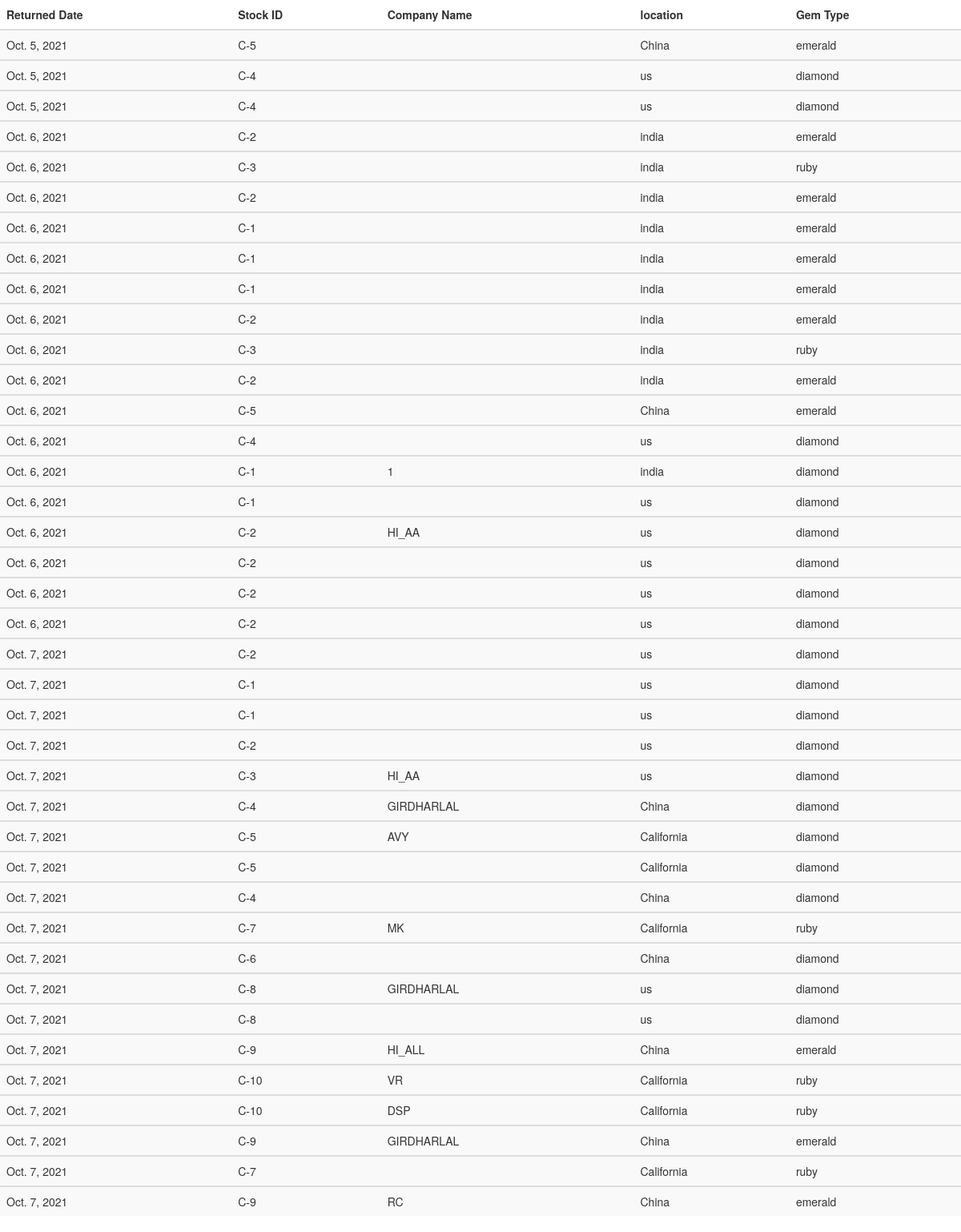
/displaysalesreturn_cs (signed in), run on an earlier commit of the app's database.
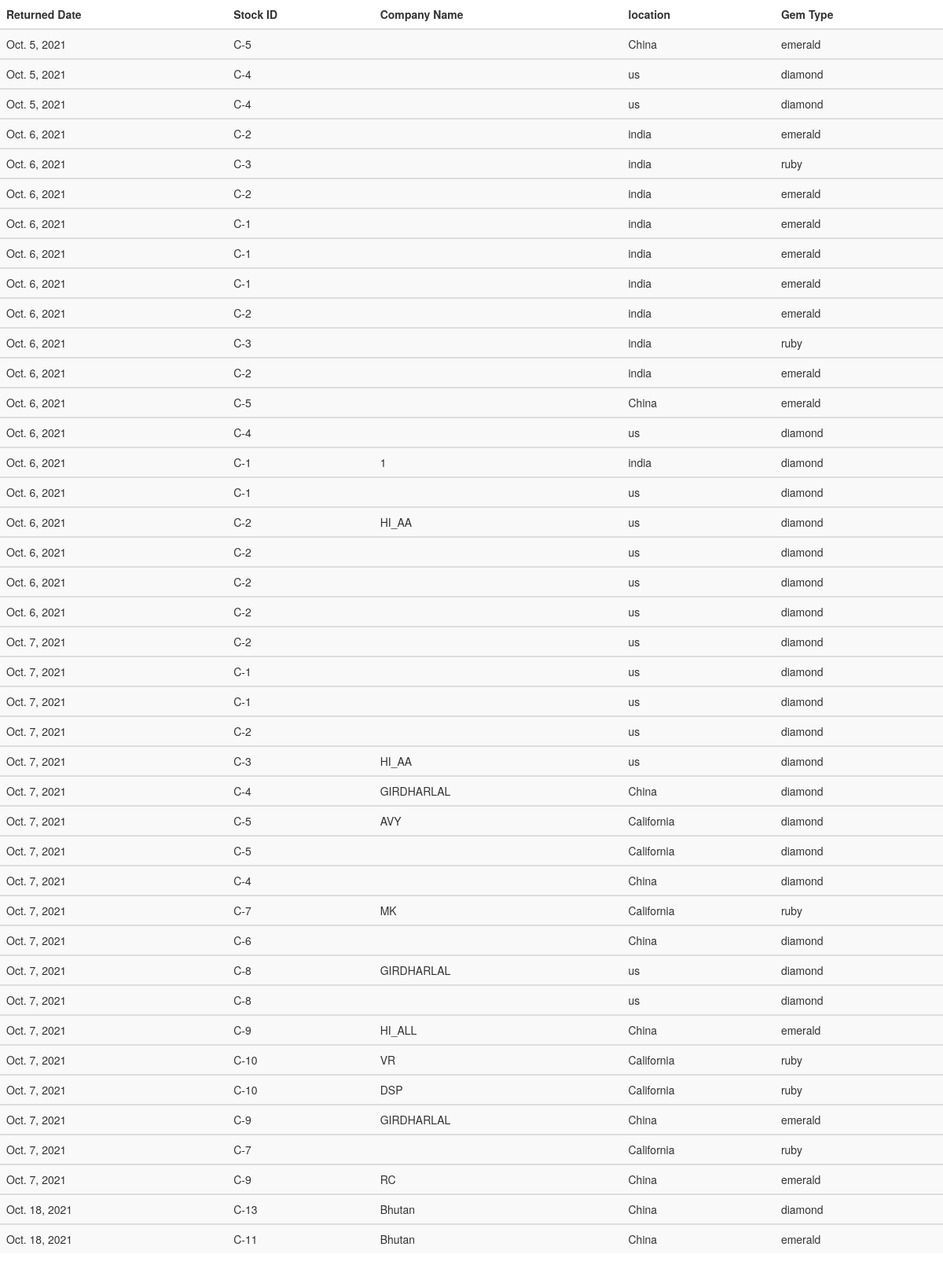
And on a later commit of the database.
### firstapp/models.py (models this page shows)
class Salesreturn_cs(models.Model):
    date = models.DateField(auto_now_add=True)
    stockid = models.CharField(max_length=30)
    company_name = models.CharField(max_length=30)
    location = models.CharField(max_length=30)
    gem_type = models.CharField(max_length=30)

### firstapp/views.py (the view)
# urls.py: path('displaysalesreturn_cs', views.displaysalesreturn_cs, name='displaysalesreturn_cs'),
@login_required
def displaysalesreturn_cs(request):
    ret_scs = Salesreturn_cs.objects.all()
    context = {
        "ret_scs": ret_scs,
    }
    return render(request, "salereturncolorstones.html", context=context)

### firstapp/templates/salereturncolorstones.html (shortened to what this page needs)
<!DOCTYPE html>
<html lang="en">
<head>
    <link rel="stylesheet" href="https://maxcdn.bootstrapcdn.com/bootstrap/3.4.1/css/bootstrap.min.css">
</head>
<body>
    <table class="table table-dark table-striped">
        <thead>
            <tr>
                <th scope="col">Returned Date</th>
                <th scope="col">Stock ID</th>
                <th scope="col">Company Name</th>
                <th scope="col">location</th>
                <th scope="col">Gem Type</th>
            </tr>
        </thead>
        {% for p in ret_scs %}
        <tbody>
            <tr>
                <td>{{p.date}}</td>
                <td>{{p.stockid}}</td>
                <td>{{p.company_name}}</td>
                <td>{{p.location}}</td>
                <td>{{p.gem_type}}</td>
            </tr>
        </tbody>
        {%endfor%}
    </table>
</body>
</html>

What changed in the data, as far as the page shows it:
added Salesreturn_cs: date "Oct. 18, 2021", stockid "C-13", company_name "Bhutan", location "China", gem_type "diamond"
added Salesreturn_cs: date "Oct. 18, 2021", stockid "C-11", company_name "Bhutan", location "China", gem_type "emerald"
